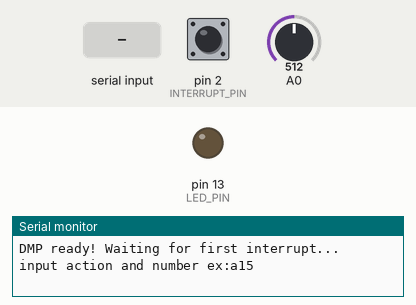
Recording of a sketch running on a simulated Arduino Uno, built with avr-gcc and run on an emulated ATmega328P. Shown: output pins drawn as LEDs (lit = HIGH), the last lines printed to the serial monitor. Inputs (shaded band) come from the test bench; at power-on: A0 = 512, pin 2 (INTERRUPT_PIN) LOW. The sensor or clock chip raises its interrupt line as the real part does.

Above: at 1.7 s.
1.8 s: "section 1\n" received over Serial
At 4.0 s:
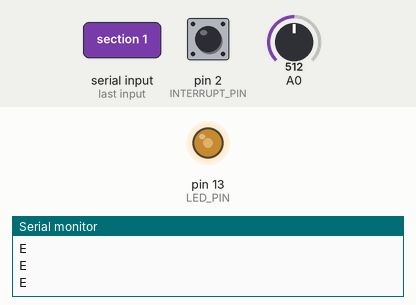
4.3 s: A0 set to 500
At 4.49 s:
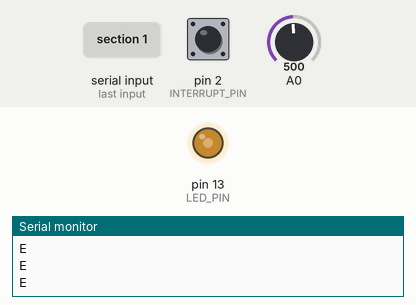
7.3 s: A0 set to 716
Timing chart, 0 to 10.3 s (numbered marks = the images above; inputs shaded):
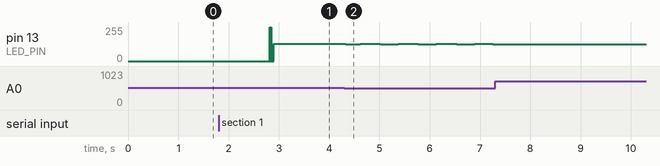

Measured:
- after the input at 1.8 s, pin 13 (LED_PIN): 0/255 → 130/255 after 1.0 s
- after the input at 4.3 s, pin 13 (LED_PIN): 130/255 → 124/255 at once, then repeats every 0.76 s: 131/255 0.40 s, 124/255 0.36 s
- after the input at 7.3 s, pin 13 (LED_PIN): stops changing and stays 125/255

The sketch:

MPU.ino
```cpp
#include "I2Cdev.h"

#include "MPU6050_6Axis_MotionApps20.h"

#if I2CDEV_IMPLEMENTATION == I2CDEV_ARDUINO_WIRE
    #include "Wire.h"
#endif


MPU6050 mpu;

//#define OUTPUT_READABLE_EULER


#define OUTPUT_READABLE_YAWPITCHROLL
#define EMG


#define INTERRUPT_PIN 2  // use pin 2 on Arduino Uno & most boards
#define LED_PIN 13 // (Arduino is 13, Teensy is 11, Teensy++ is 6)
bool blinkState = false;

// MPU control/status vars
bool dmpReady = false;  // set true if DMP init was successful
uint8_t mpuIntStatus;   // holds actual interrupt status byte from MPU
uint8_t devStatus;      // return status after each device operation (0 = success, !0 = error)
uint16_t packetSize;    // expected DMP packet size (default is 42 bytes)
uint16_t fifoCount;     // count of all bytes currently in FIFO
uint8_t fifoBuffer[64]; // FIFO storage buffer

// orientation/motion vars
Quaternion q;           // [w, x, y, z]         quaternion container
VectorInt16 aa;         // [x, y, z]            accel sensor measurements
VectorInt16 aaReal;     // [x, y, z]            gravity-free accel sensor measurements
VectorInt16 aaWorld;    // [x, y, z]            world-frame accel sensor measurements
VectorFloat gravity;    // [x, y, z]            gravity vector
float euler[3];         // [psi, theta, phi]    Euler angle container
float ypr[3];           // [yaw, pitch, roll]   yaw/pitch/roll container and gravity vector

// packet structure for InvenSense teapot demo
uint8_t teapotPacket[14] = { '$', 0x02, 0,0, 0,0, 0,0, 0,0, 0x00, 0x00, '\r', '\n' };
int checkEMG();
int current=0;
int count=0;
int s=0;
int muscle_state = 0;
int sensorValue = 0;
int num = 0;
int y = 0;
char cmd[1];

// ================================================================
// ===               INTERRUPT DETECTION ROUTINE                ===
// ================================================================

volatile bool mpuInterrupt = false;     // indicates whether MPU interrupt pin has gone high
void dmpDataReady() {
    mpuInterrupt = true;
}


// ================================================================
// ===                      INITIAL SETUP                       ===
// ================================================================

void setup() {
    // join I2C bus (I2Cdev library doesn't do this automatically)
    #if I2CDEV_IMPLEMENTATION == I2CDEV_ARDUINO_WIRE
        Wire.begin();
        Wire.setClock(100000); // 400kHz I2C clock. Comment this line if having compilation difficulties
    #elif I2CDEV_IMPLEMENTATION == I2CDEV_BUILTIN_FASTWIRE
        Fastwire::setup(100, true);
    #endif

    Serial.begin(19200);
    while (!Serial); // wait for Leonardo enumeration, others continue immediately
mpu.setRate(5);

    // initialize device
    Serial.println(F("Initializing I2C devices..."));
    mpu.initialize();
    pinMode(INTERRUPT_PIN, INPUT);

    // verify connection
    Serial.println(F("Testing device connections..."));
    Serial.println(mpu.testConnection() ? F("MPU6050 connection successful") : F("MPU6050 connection failed"));

    // wait for ready
    //Serial.println(F("\nSend any character to begin DMP programming and demo: "));
    //while (Serial.available() && Serial.read()); // empty buffer
   // while (!Serial.available());                 // wait for data
   // while (Serial.available() && Serial.read()); // empty buffer again

    // load and configure the DMP
    Serial.println(F("Initializing DMP..."));
    devStatus = mpu.dmpInitialize();

    // supply your own gyro offsets here, scaled for min sensitivity
    mpu.setXGyroOffset(220);
    mpu.setYGyroOffset(76);
    mpu.setZGyroOffset(-85);
    mpu.setZAccelOffset(1788); // 1688 factory default for my test chip

    // make sure it worked (returns 0 if so)
    if (devStatus == 0) {
        // turn on the DMP, now that it's ready
        Serial.println(F("Enabling DMP..."));
        mpu.setDMPEnabled(true);

        // enable Arduino interrupt detection
        Serial.print(F("Enabling interrupt detection (Arduino external interrupt "));
        Serial.print(digitalPinToInterrupt(INTERRUPT_PIN));
        Serial.println(F(")..."));
        attachInterrupt(digitalPinToInterrupt(INTERRUPT_PIN), dmpDataReady, RISING);
        mpuIntStatus = mpu.getIntStatus();

        // set our DMP Ready flag so the main loop() function knows it's okay to use it
        Serial.println(F("DMP ready! Waiting for first interrupt..."));
        dmpReady = true;

        // get expected DMP packet size for later comparison
        packetSize = mpu.dmpGetFIFOPacketSize();
    } else {

        Serial.print(F("DMP Initialization failed (code "));
        Serial.print(devStatus);
        Serial.println(F(")"));
    }

    // configure LED for output
    pinMode(LED_PIN, OUTPUT);

}


// ================================================================
// ===                    MAIN PROGRAM LOOP                     ===
// ================================================================

void loop() {

    // if programming failed, don't try to do anything
    if (!dmpReady) return;

    // wait for MPU interrupt or extra packet(s) available
    while (!mpuInterrupt && fifoCount < packetSize) {
        if (mpuInterrupt && fifoCount < packetSize) {
          // try to get out of the infinite loop
          fifoCount = mpu.getFIFOCount();
        }
    }

    Serial.println(F("input action and number ex:a15"));
    while(!Serial.available()){}
    if(Serial.available()){
      Serial.readBytes(cmd,1);
      char action = cmd[0];
      num = Serial.parseInt();
      y = Serial.parseInt();
      Serial.println(num);
      Serial.println(action);

      mpu.resetFIFO();

      while(num > count){
      //Serial.println("section 1");
      // reset interrupt flag and get INT_STATUS byte
      mpuInterrupt = false;
      //Serial.println("section 1-1");
      delay(2);
      mpuIntStatus = mpu.getIntStatus();
      //Serial.println("section 1-2");
      // get current FIFO count
      delay(2);
      fifoCount = mpu.getFIFOCount();
      //Serial.println("section 1-3");


        // check for overflow (this should never happen unless our code is too inefficient)
        if ((mpuIntStatus & _BV(MPU6050_INTERRUPT_FIFO_OFLOW_BIT)) || fifoCount >= 1024) {
            // reset so we can continue cleanly
            mpu.resetFIFO();
            fifoCount = mpu.getFIFOCount();
            Serial.println(F("FIFO overflow!"));

        // otherwise, check for DMP data ready interrupt (this should happen frequently)
        } else if (mpuIntStatus & _BV(MPU6050_INTERRUPT_DMP_INT_BIT)) {
            // wait for correct available data length, should be a VERY short wait
            //Serial.println("section 2");
            while (fifoCount < packetSize) {
              //Serial.println("section 2-1");
              delay(2);
              fifoCount = mpu.getFIFOCount();
              //Serial.println("section 2-2");
            }

            // read a packet from FIFO
            mpu.getFIFOBytes(fifoBuffer, packetSize);

            // track FIFO count here in case there is > 1 packet available
            // (this lets us immediately read more without waiting for an interrupt)
            fifoCount -= packetSize;

            sensorValue = analogRead(A0);
            muscle_state = checkEMG(sensorValue);
            //Serial.println(muscle_state);

            if(muscle_state == 0){
              //Serial.println("section 3");
              #ifdef OUTPUT_READABLE_YAWPITCHROLL
              switch(action){
                case 'a':
                mpu.dmpGetQuaternion(&q, fifoBuffer);
                mpu.dmpGetGravity(&gravity, &q);
                mpu.dmpGetYawPitchRoll(ypr, &q, &gravity);
                current=int(ypr[1] * 180/M_PI);
                //Serial.println(current);

                while(current==-150){
                  s=1;
                  break;
                  }
                while(s==1 && current==150){
                  count=count+1;
                  Serial.print("count\t");
                  Serial.println(count);
                  s=0;
                  break;
                }
                break;

                case 'b':
                mpu.dmpGetQuaternion(&q, fifoBuffer);
                mpu.dmpGetGravity(&gravity, &q);
                mpu.dmpGetYawPitchRoll(ypr, &q, &gravity);
                current=int(ypr[1] * 180/M_PI);
                Serial.println(current);
                while(current==17){
                  s=1;
                  break;
                  }
                while(s==1 && current==-50){
                  count=count+1;
                  Serial.print("count\t");
                  Serial.println(count);
                  s=0;
                  break;
                }
                break;

                case 'c':
                mpu.dmpGetQuaternion(&q, fifoBuffer);
                mpu.dmpGetGravity(&gravity, &q);
                mpu.dmpGetYawPitchRoll(ypr, &q, &gravity);
                current=int(ypr[1] * 180/M_PI);
                while(current==-158){
                  s=1;
                  break;
                  }
                while(s==1 && current==150){
                  count=count+1;
                  Serial.print("count\t");
                  Serial.println(count);
                  s=0;
                  break;
                }
                break;

                case 'd':
                mpu.dmpGetQuaternion(&q, fifoBuffer);
                mpu.dmpGetGravity(&gravity, &q);
                mpu.dmpGetYawPitchRoll(ypr, &q, &gravity);
                current=int(ypr[1] * 180/M_PI);
                Serial.println(current);
                while(current==-5){
                  s=1;
                  break;
                  }
                while(s==1 && current==-59){
                  count=count+1;
                  Serial.print("count\t");
                  Serial.println(count);
                  s=0;
                  break;
                }
                break;
              }
              #endif
            }
            // blink LED to indicate activity
            blinkState = !blinkState;
            digitalWrite(LED_PIN, blinkState);
        }
      }
    current=0;
    count=0;
    s=0;
    muscle_state = 0;
    cmd[0] = 0;
    num = 0;
    }
}

int checkEMG(int sensorValue){
          int state;
          // Convert the analog reading (which goes from 0 - 1023) to a voltage (0 - 5V):
          float voltage = sensorValue * (5.0 / 1023.0);
          // print out the value you read:
          if(voltage > 2.5)
          {
            state = 1;
            Serial.println("E");
          }
          else{
            state = 0;
          }
          return state;
}
```
